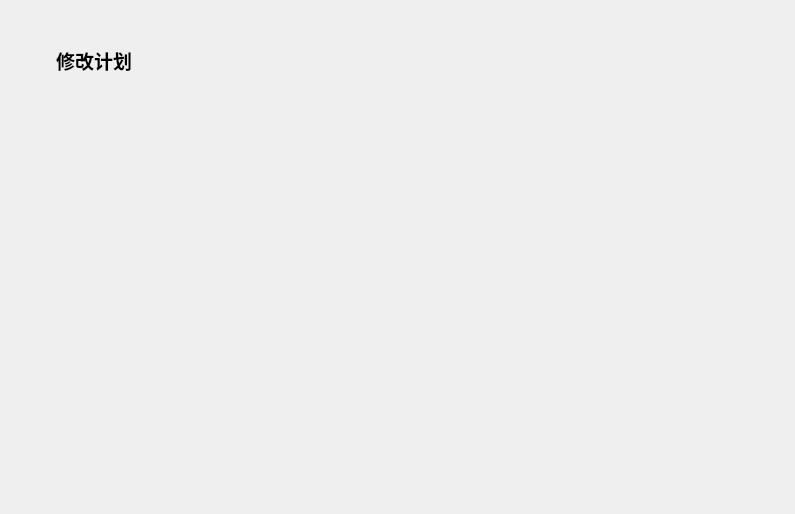
<?xml version="1.0" encoding="UTF-8"?>
<ui version="4.0">
 <class>change_plan</class>
 <widget class="QWidget" name="change_plan">
  <property name="geometry">
   <rect>
    <x>0</x>
    <y>0</y>
    <width>795</width>
    <height>514</height>
   </rect>
  </property>
  <property name="windowTitle">
   <string>Form</string>
  </property>
  <layout class="QVBoxLayout" name="verticalLayout" stretch="2,8">
   <property name="spacing">
    <number>0</number>
   </property>
   <item>
    <widget class="QWidget" name="widget" native="true">
     <layout class="QHBoxLayout" name="horizontalLayout">
      <property name="leftMargin">
       <number>45</number>
      </property>
      <item>
       <widget class="QLabel" name="label">
        <property name="font">
         <font>
          <family>微软雅黑</family>
          <pointsize>14</pointsize>
          <bold>true</bold>
         </font>
        </property>
        <property name="text">
         <string>修改计划</string>
        </property>
       </widget>
      </item>
      <item>
       <spacer name="horizontalSpacer">
        <property name="orientation">
         <enum>Qt::Horizontal</enum>
        </property>
        <property name="sizeHint" stdset="0">
         <size>
          <width>669</width>
          <height>20</height>
         </size>
        </property>
       </spacer>
      </item>
     </layout>
    </widget>
   </item>
   <item>
    <widget class="store_page3" name="page3" native="true"/>
   </item>
  </layout>
 </widget>
 <customwidgets>
  <customwidget>
   <class>store_page3</class>
   <extends>QWidget</extends>
   <header>store_page3.h</header>
   <container>1</container>
  </customwidget>
 </customwidgets>
 <resources/>
 <connections/>
</ui>
